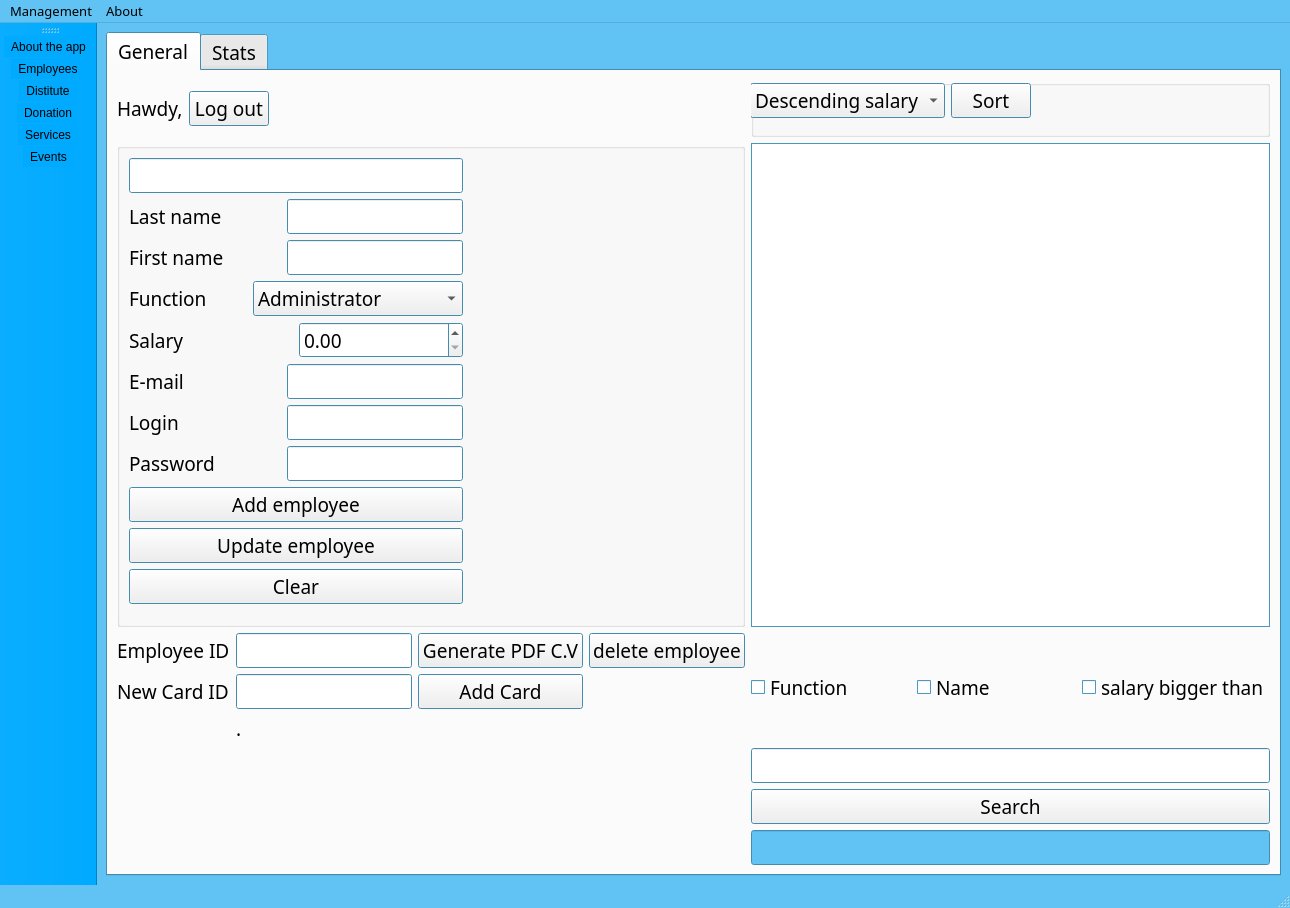
<?xml version="1.0" encoding="UTF-8"?>
<ui version="4.0">
 <class>empwindow</class>
 <widget class="QMainWindow" name="empwindow">
  <property name="geometry">
   <rect>
    <x>0</x>
    <y>0</y>
    <width>1290</width>
    <height>908</height>
   </rect>
  </property>
  <property name="palette">
   <palette>
    <active>
     <colorrole role="Base">
      <brush brushstyle="SolidPattern">
       <color alpha="255">
        <red>255</red>
        <green>255</green>
        <blue>255</blue>
       </color>
      </brush>
     </colorrole>
     <colorrole role="Window">
      <brush brushstyle="SolidPattern">
       <color alpha="255">
        <red>96</red>
        <green>195</green>
        <blue>244</blue>
       </color>
      </brush>
     </colorrole>
    </active>
    <inactive>
     <colorrole role="Base">
      <brush brushstyle="SolidPattern">
       <color alpha="255">
        <red>255</red>
        <green>255</green>
        <blue>255</blue>
       </color>
      </brush>
     </colorrole>
     <colorrole role="Window">
      <brush brushstyle="SolidPattern">
       <color alpha="255">
        <red>96</red>
        <green>195</green>
        <blue>244</blue>
       </color>
      </brush>
     </colorrole>
    </inactive>
    <disabled>
     <colorrole role="Base">
      <brush brushstyle="SolidPattern">
       <color alpha="255">
        <red>96</red>
        <green>195</green>
        <blue>244</blue>
       </color>
      </brush>
     </colorrole>
     <colorrole role="Window">
      <brush brushstyle="SolidPattern">
       <color alpha="255">
        <red>96</red>
        <green>195</green>
        <blue>244</blue>
       </color>
      </brush>
     </colorrole>
    </disabled>
   </palette>
  </property>
  <property name="font">
   <font>
    <family>Poppins</family>
    <pointsize>10</pointsize>
   </font>
  </property>
  <property name="windowTitle">
   <string>MainWindow</string>
  </property>
  <property name="iconSize">
   <size>
    <width>100</width>
    <height>100</height>
   </size>
  </property>
  <widget class="QWidget" name="centralwidget">
   <layout class="QGridLayout" name="gridLayout_4">
    <item row="0" column="1">
     <widget class="QTabWidget" name="tabWidget">
      <property name="font">
       <font>
        <family>Poppins</family>
        <pointsize>14</pointsize>
        <weight>50</weight>
        <italic>false</italic>
        <bold>false</bold>
       </font>
      </property>
      <property name="styleSheet">
       <string notr="true">font: 14pt &quot;Poppins&quot;;</string>
      </property>
      <property name="currentIndex">
       <number>0</number>
      </property>
      <widget class="QWidget" name="tab_3">
       <attribute name="title">
        <string>General</string>
       </attribute>
       <layout class="QGridLayout" name="gridLayout_2">
        <item row="2" column="2">
         <widget class="QTableView" name="tableView"/>
        </item>
        <item row="1" column="2">
         <widget class="QGroupBox" name="groupBox_2">
          <property name="title">
           <string/>
          </property>
          <widget class="QWidget" name="horizontalLayoutWidget_3">
           <property name="geometry">
            <rect>
             <x>-1</x>
             <y>-1</y>
             <width>961</width>
             <height>44</height>
            </rect>
           </property>
           <layout class="QHBoxLayout" name="horizontalLayout_4">
            <item>
             <widget class="QComboBox" name="comboBox">
              <item>
               <property name="text">
                <string>Descending salary</string>
               </property>
              </item>
              <item>
               <property name="text">
                <string>Ascending salary</string>
               </property>
              </item>
             </widget>
            </item>
            <item>
             <widget class="QPushButton" name="pushButton_2">
              <property name="text">
               <string>Sort</string>
              </property>
             </widget>
            </item>
            <item>
             <spacer name="horizontalSpacer_4">
              <property name="orientation">
               <enum>Qt::Horizontal</enum>
              </property>
              <property name="sizeHint" stdset="0">
               <size>
                <width>40</width>
                <height>20</height>
               </size>
              </property>
             </spacer>
            </item>
           </layout>
          </widget>
         </widget>
        </item>
        <item row="2" column="0">
         <widget class="QGroupBox" name="groupBox_3">
          <property name="title">
           <string/>
          </property>
          <layout class="QGridLayout" name="gridLayout_15">
           <item row="0" column="1">
            <spacer name="horizontalSpacer_3">
             <property name="orientation">
              <enum>Qt::Horizontal</enum>
             </property>
             <property name="sizeHint" stdset="0">
              <size>
               <width>40</width>
               <height>20</height>
              </size>
             </property>
            </spacer>
           </item>
           <item row="0" column="0">
            <layout class="QGridLayout" name="gridLayout_13">
             <item row="5" column="1">
              <layout class="QHBoxLayout" name="horizontalLayout_35">
               <item>
                <widget class="QLabel" name="label_31">
                 <property name="text">
                  <string>Function</string>
                 </property>
                </widget>
               </item>
               <item>
                <widget class="QComboBox" name="comboBox_2">
                 <item>
                  <property name="text">
                   <string>Administrator</string>
                  </property>
                 </item>
                 <item>
                  <property name="text">
                   <string>Destitute Manager</string>
                  </property>
                 </item>
                 <item>
                  <property name="text">
                   <string>Donations Manager</string>
                  </property>
                 </item>
                 <item>
                  <property name="text">
                   <string>Services Manager</string>
                  </property>
                 </item>
                 <item>
                  <property name="text">
                   <string>Events Manager</string>
                  </property>
                 </item>
                </widget>
               </item>
              </layout>
             </item>
             <item row="2" column="1">
              <layout class="QHBoxLayout" name="horizontalLayout_40">
               <item>
                <widget class="QLabel" name="label_5">
                 <property name="text">
                  <string>First name</string>
                 </property>
                </widget>
               </item>
               <item>
                <spacer name="horizontalSpacer_34">
                 <property name="orientation">
                  <enum>Qt::Horizontal</enum>
                 </property>
                 <property name="sizeHint" stdset="0">
                  <size>
                   <width>40</width>
                   <height>20</height>
                  </size>
                 </property>
                </spacer>
               </item>
               <item>
                <widget class="QLabel" name="label_43">
                 <property name="text">
                  <string/>
                 </property>
                </widget>
               </item>
               <item>
                <widget class="QLineEdit" name="lineEdit_firstname_4"/>
               </item>
              </layout>
             </item>
             <item row="0" column="1">
              <widget class="QLineEdit" name="lineEdit_id_4"/>
             </item>
             <item row="15" column="1">
              <spacer name="verticalSpacer_3">
               <property name="orientation">
                <enum>Qt::Vertical</enum>
               </property>
               <property name="sizeHint" stdset="0">
                <size>
                 <width>20</width>
                 <height>40</height>
                </size>
               </property>
              </spacer>
             </item>
             <item row="6" column="3">
              <layout class="QHBoxLayout" name="horizontalLayout_42"/>
             </item>
             <item row="11" column="1">
              <layout class="QHBoxLayout" name="horizontalLayout_41">
               <item>
                <widget class="QLabel" name="label_44">
                 <property name="text">
                  <string>Password</string>
                 </property>
                </widget>
               </item>
               <item>
                <spacer name="horizontalSpacer_35">
                 <property name="orientation">
                  <enum>Qt::Horizontal</enum>
                 </property>
                 <property name="sizeHint" stdset="0">
                  <size>
                   <width>40</width>
                   <height>20</height>
                  </size>
                 </property>
                </spacer>
               </item>
               <item>
                <widget class="QLineEdit" name="lineEdit_password_4"/>
               </item>
              </layout>
             </item>
             <item row="1" column="1">
              <layout class="QHBoxLayout" name="horizontalLayout_36">
               <item>
                <widget class="QLabel" name="label_32">
                 <property name="text">
                  <string>Last name</string>
                 </property>
                </widget>
               </item>
               <item>
                <spacer name="horizontalSpacer_23">
                 <property name="orientation">
                  <enum>Qt::Horizontal</enum>
                 </property>
                 <property name="sizeHint" stdset="0">
                  <size>
                   <width>40</width>
                   <height>20</height>
                  </size>
                 </property>
                </spacer>
               </item>
               <item>
                <widget class="QLineEdit" name="lineEdit_lastname_4"/>
               </item>
              </layout>
             </item>
             <item row="3" column="1">
              <layout class="QGridLayout" name="gridLayout_14"/>
             </item>
             <item row="9" column="1">
              <layout class="QHBoxLayout" name="horizontalLayout_37">
               <item>
                <widget class="QLabel" name="label_40">
                 <property name="text">
                  <string>E-mail</string>
                 </property>
                </widget>
               </item>
               <item>
                <spacer name="horizontalSpacer_24">
                 <property name="orientation">
                  <enum>Qt::Horizontal</enum>
                 </property>
                 <property name="sizeHint" stdset="0">
                  <size>
                   <width>40</width>
                   <height>20</height>
                  </size>
                 </property>
                </spacer>
               </item>
               <item>
                <widget class="QLineEdit" name="lineEdit_contact_4"/>
               </item>
              </layout>
             </item>
             <item row="13" column="1">
              <widget class="QPushButton" name="pushButton_edit">
               <property name="text">
                <string>Update employee</string>
               </property>
              </widget>
             </item>
             <item row="12" column="1">
              <widget class="QPushButton" name="pushButton_6">
               <property name="text">
                <string>Add employee</string>
               </property>
              </widget>
             </item>
             <item row="14" column="1">
              <widget class="QPushButton" name="pushButton_clear">
               <property name="text">
                <string>Clear</string>
               </property>
              </widget>
             </item>
             <item row="8" column="1">
              <layout class="QHBoxLayout" name="horizontalLayout_39">
               <item>
                <widget class="QLabel" name="label_42">
                 <property name="text">
                  <string>Salary</string>
                 </property>
                </widget>
               </item>
               <item>
                <widget class="QDoubleSpinBox" name="doubleSpinBox"/>
               </item>
              </layout>
             </item>
             <item row="10" column="1">
              <layout class="QHBoxLayout" name="horizontalLayout_38">
               <item>
                <widget class="QLabel" name="label_41">
                 <property name="text">
                  <string>Login</string>
                 </property>
                </widget>
               </item>
               <item>
                <spacer name="horizontalSpacer_32">
                 <property name="orientation">
                  <enum>Qt::Horizontal</enum>
                 </property>
                 <property name="sizeHint" stdset="0">
                  <size>
                   <width>40</width>
                   <height>20</height>
                  </size>
                 </property>
                </spacer>
               </item>
               <item>
                <widget class="QLineEdit" name="lineEdit_login_4"/>
               </item>
              </layout>
             </item>
            </layout>
           </item>
          </layout>
         </widget>
        </item>
        <item row="7" column="2">
         <layout class="QHBoxLayout" name="horizontalLayout_2"/>
        </item>
        <item row="4" column="2">
         <widget class="QLineEdit" name="lineEdit_search"/>
        </item>
        <item row="6" column="2">
         <layout class="QGridLayout" name="gridLayout_3">
          <item row="0" column="0">
           <widget class="QLineEdit" name="lineEdit_iddelete">
            <property name="enabled">
             <bool>false</bool>
            </property>
            <property name="clearButtonEnabled">
             <bool>false</bool>
            </property>
           </widget>
          </item>
          <item row="0" column="1">
           <layout class="QHBoxLayout" name="horizontalLayout"/>
          </item>
         </layout>
        </item>
        <item row="1" column="0">
         <layout class="QGridLayout" name="gridLayout_5">
          <item row="0" column="1">
           <widget class="QPushButton" name="pushButton_logout">
            <property name="text">
             <string>Log out</string>
            </property>
           </widget>
          </item>
          <item row="0" column="0">
           <widget class="QLabel" name="label_hawdy">
            <property name="text">
             <string>Hawdy,</string>
            </property>
           </widget>
          </item>
          <item row="0" column="2">
           <spacer name="horizontalSpacer_7">
            <property name="orientation">
             <enum>Qt::Horizontal</enum>
            </property>
            <property name="sizeHint" stdset="0">
             <size>
              <width>40</width>
              <height>20</height>
             </size>
            </property>
           </spacer>
          </item>
         </layout>
        </item>
        <item row="5" column="2">
         <widget class="QPushButton" name="pushButton">
          <property name="text">
           <string>Search</string>
          </property>
         </widget>
        </item>
        <item row="3" column="2">
         <layout class="QHBoxLayout" name="horizontalLayout_3">
          <item>
           <widget class="QCheckBox" name="checkBox_function">
            <property name="text">
             <string>Function</string>
            </property>
           </widget>
          </item>
          <item>
           <widget class="QCheckBox" name="checkBox_name">
            <property name="text">
             <string>Name</string>
            </property>
           </widget>
          </item>
          <item>
           <widget class="QCheckBox" name="checkBox_salary">
            <property name="text">
             <string>salary bigger than</string>
            </property>
           </widget>
          </item>
         </layout>
        </item>
        <item row="3" column="0">
         <layout class="QGridLayout" name="gridLayout">
          <item row="1" column="0">
           <widget class="QLabel" name="label_3">
            <property name="text">
             <string>New Card ID</string>
            </property>
           </widget>
          </item>
          <item row="0" column="0">
           <widget class="QLabel" name="label_4">
            <property name="text">
             <string>Employee ID</string>
            </property>
           </widget>
          </item>
          <item row="1" column="1">
           <widget class="QLineEdit" name="lineEdit_idcard"/>
          </item>
          <item row="0" column="1">
           <widget class="QLineEdit" name="lineEdit_idempcard"/>
          </item>
          <item row="3" column="1">
           <widget class="QLabel" name="label_cardadded">
            <property name="text">
             <string>.</string>
            </property>
           </widget>
          </item>
          <item row="0" column="2">
           <widget class="QPushButton" name="pushButton_3">
            <property name="text">
             <string>Generate PDF C.V</string>
            </property>
           </widget>
          </item>
          <item row="0" column="3">
           <widget class="QPushButton" name="pushButton_5">
            <property name="text">
             <string>delete employee</string>
            </property>
           </widget>
          </item>
          <item row="1" column="3">
           <spacer name="horizontalSpacer_6">
            <property name="orientation">
             <enum>Qt::Horizontal</enum>
            </property>
            <property name="sizeHint" stdset="0">
             <size>
              <width>40</width>
              <height>20</height>
             </size>
            </property>
           </spacer>
          </item>
          <item row="1" column="2">
           <widget class="QPushButton" name="pushButton_4">
            <property name="text">
             <string>Add Card</string>
            </property>
           </widget>
          </item>
         </layout>
        </item>
       </layout>
      </widget>
      <widget class="QWidget" name="tab_5">
       <attribute name="title">
        <string>Stats</string>
       </attribute>
       <widget class="QFrame" name="horizontalFrame">
        <property name="geometry">
         <rect>
          <x>570</x>
          <y>90</y>
          <width>741</width>
          <height>501</height>
         </rect>
        </property>
        <layout class="QHBoxLayout" name="horizontalLayout_5"/>
       </widget>
       <widget class="QLabel" name="label">
        <property name="geometry">
         <rect>
          <x>730</x>
          <y>30</y>
          <width>291</width>
          <height>51</height>
         </rect>
        </property>
        <property name="font">
         <font>
          <family>Poppins</family>
          <pointsize>14</pointsize>
          <weight>50</weight>
          <italic>false</italic>
          <bold>false</bold>
         </font>
        </property>
        <property name="text">
         <string>Statestics</string>
        </property>
       </widget>
       <widget class="QLabel" name="label_2">
        <property name="geometry">
         <rect>
          <x>720</x>
          <y>600</y>
          <width>371</width>
          <height>51</height>
         </rect>
        </property>
        <property name="text">
         <string>Salary : number of employees</string>
        </property>
       </widget>
      </widget>
     </widget>
    </item>
   </layout>
  </widget>
  <widget class="QMenuBar" name="menubar">
   <property name="geometry">
    <rect>
     <x>0</x>
     <y>0</y>
     <width>1290</width>
     <height>26</height>
    </rect>
   </property>
   <widget class="QMenu" name="menuManagement">
    <property name="title">
     <string>Management</string>
    </property>
    <addaction name="actionEmployees"/>
    <addaction name="actionDistitute"/>
    <addaction name="actionDonation"/>
    <addaction name="actionServices"/>
    <addaction name="actionEvents"/>
   </widget>
   <widget class="QMenu" name="menuAbout">
    <property name="title">
     <string>About</string>
    </property>
    <addaction name="actionAbout_the_app"/>
    <addaction name="actionAbout_the_team"/>
   </widget>
   <addaction name="menuManagement"/>
   <addaction name="menuAbout"/>
  </widget>
  <widget class="QStatusBar" name="statusbar"/>
  <widget class="QToolBar" name="toolBar">
   <property name="windowTitle">
    <string>toolBar</string>
   </property>
   <property name="styleSheet">
    <string notr="true">background-color: rgb(0, 170, 255);</string>
   </property>
   <property name="iconSize">
    <size>
     <width>100</width>
     <height>100</height>
    </size>
   </property>
   <attribute name="toolBarArea">
    <enum>LeftToolBarArea</enum>
   </attribute>
   <attribute name="toolBarBreak">
    <bool>false</bool>
   </attribute>
   <addaction name="actionAbout_the_app"/>
   <addaction name="actionEmployees"/>
   <addaction name="actionDistitute"/>
   <addaction name="actionDonation"/>
   <addaction name="actionServices"/>
   <addaction name="actionEvents"/>
  </widget>
  <action name="actionEmployees">
   <property name="icon">
    <iconset resource="res.qrc">
     <normaloff>:/images/xxxxxxxxx-01.png</normaloff>:/images/xxxxxxxxx-01.png</iconset>
   </property>
   <property name="text">
    <string>Employees</string>
   </property>
  </action>
  <action name="actionDistitute">
   <property name="icon">
    <iconset resource="res.qrc">
     <normaloff>:/images/Untitled-1-01.png</normaloff>:/images/Untitled-1-01.png</iconset>
   </property>
   <property name="text">
    <string>Distitute</string>
   </property>
  </action>
  <action name="actionDonation">
   <property name="icon">
    <iconset resource="res.qrc">
     <normaloff>:/images/sdf1-01.png</normaloff>:/images/sdf1-01.png</iconset>
   </property>
   <property name="text">
    <string>Donation</string>
   </property>
  </action>
  <action name="actionServices">
   <property name="icon">
    <iconset resource="res.qrc">
     <normaloff>:/images/xxxxxxccccccccccccc-01.png</normaloff>:/images/xxxxxxccccccccccccc-01.png</iconset>
   </property>
   <property name="text">
    <string>Services</string>
   </property>
  </action>
  <action name="actionEvents">
   <property name="icon">
    <iconset resource="res.qrc">
     <normaloff>:/images/qsdfg-01.png</normaloff>:/images/qsdfg-01.png</iconset>
   </property>
   <property name="text">
    <string>Events</string>
   </property>
  </action>
  <action name="actionAbout_the_app">
   <property name="icon">
    <iconset resource="res.qrc">
     <normaloff>:/images/logo application.png</normaloff>:/images/logo application.png</iconset>
   </property>
   <property name="text">
    <string>About the app</string>
   </property>
  </action>
  <action name="actionAbout_the_team">
   <property name="text">
    <string>About the team</string>
   </property>
  </action>
 </widget>
 <resources>
  <include location="res.qrc"/>
 </resources>
 <connections/>
</ui>
